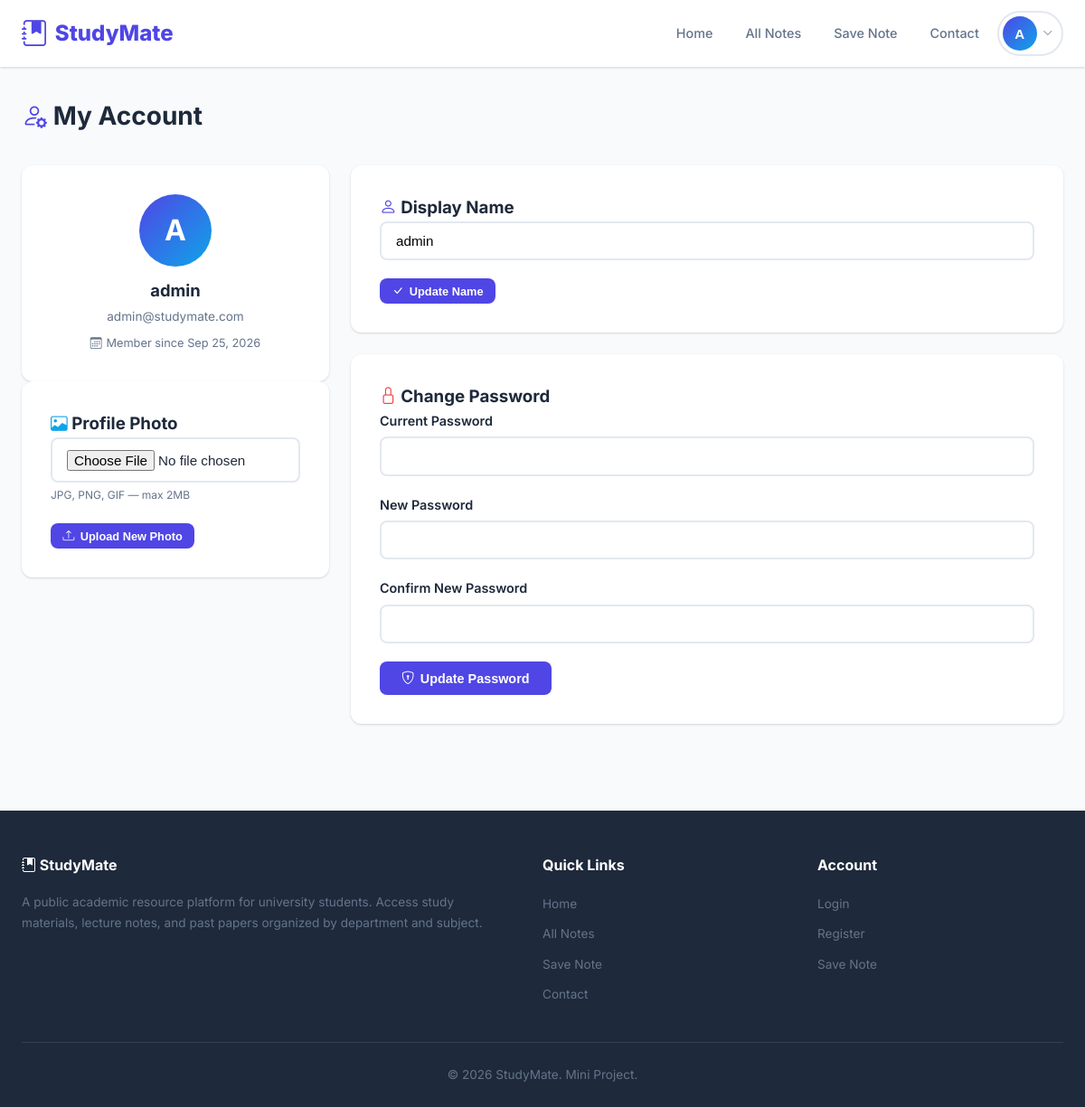
Page /account.php (signed in) on the earlier database version.
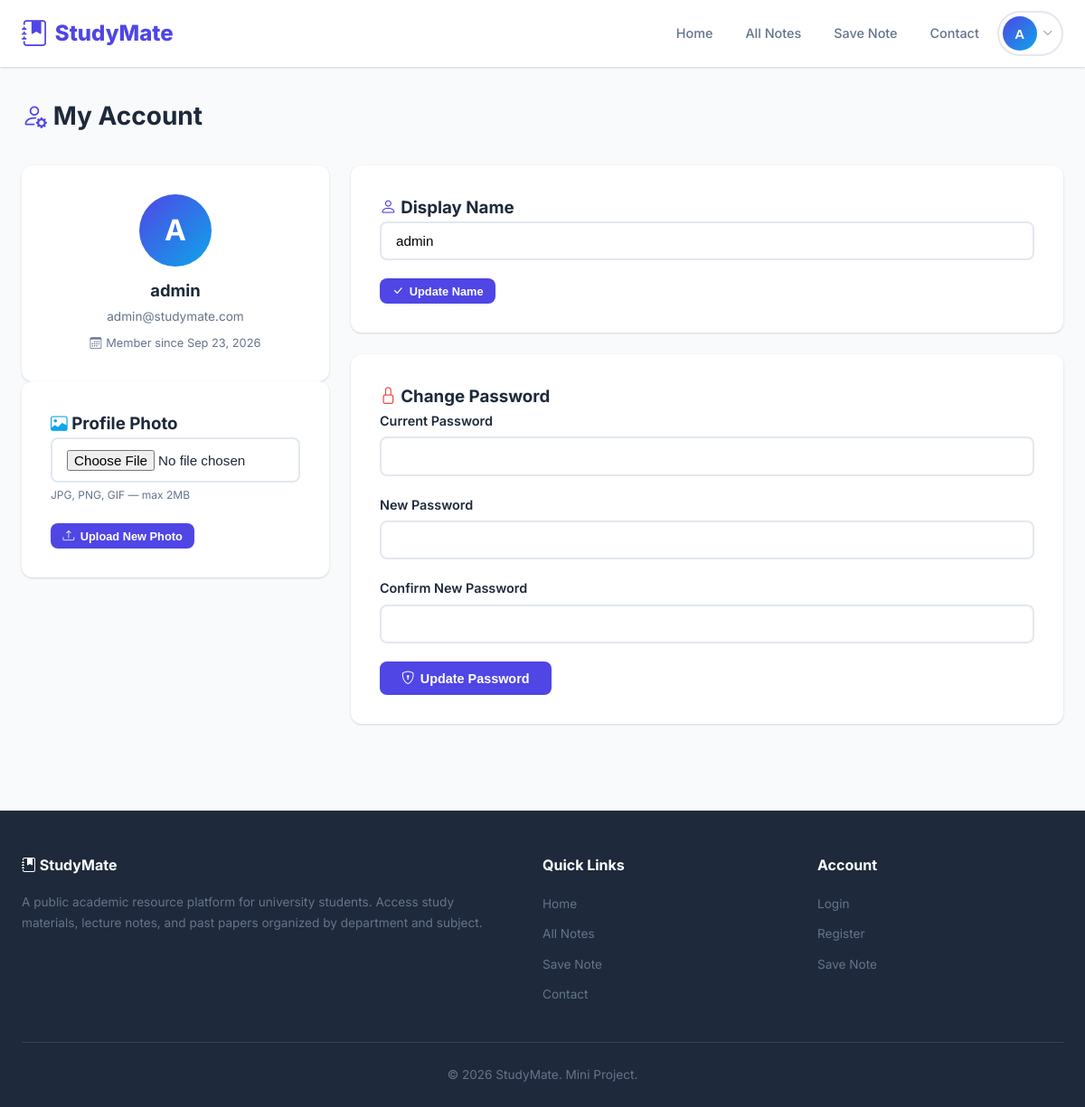
Same page on the later database version.
### tables this page shows
CREATE TABLE users (
    id INT AUTO_INCREMENT PRIMARY KEY,
    username VARCHAR(50) NOT NULL UNIQUE,
    email VARCHAR(100) NOT NULL UNIQUE,
    password VARCHAR(255) NOT NULL,
    role ENUM('admin', 'user') DEFAULT 'user',
    profile_image VARCHAR(255) DEFAULT NULL,
    created_at TIMESTAMP DEFAULT CURRENT_TIMESTAMP
);

### account.php (the view, shortened to what this page needs)
<?php
require_once 'includes/db.php';
$userId = $_SESSION['user_id'];
$user = $conn->prepare("SELECT * FROM users WHERE id = ?");
$user->bind_param("i", $userId);
$user->execute();
$user = $user->get_result()->fetch_assoc();
?>
<!DOCTYPE html>
<html lang="en">
<head>
    <link rel="stylesheet" href="css/style.css?v=<?= filemtime('css/style.css') ?>">
    <link rel="stylesheet" href="https://cdn.jsdelivr.net/npm/bootstrap-icons@1.11.3/font/bootstrap-icons.min.css">
</head>
<body>
<?php include 'includes/navbar.php'; ?>
<div class="page-wrapper">
    <div class="container">
        <div class="page-header">
            <h1><i class="bi bi-person-gear" style="color: var(--primary);"></i> My Account</h1>
        </div>
        <div class="account-grid">
            <div class="account-left">
                <div class="card-box account-profile-card">
                    <div class="account-avatar">
                        <?php if ($user['profile_image'] && file_exists($user['profile_image'])): ?>
                            <img src="<?= htmlspecialchars($user['profile_image']) ?>" alt="">
                        <?php else: ?>
                            <?= strtoupper(substr($user['username'], 0, 1)) ?>
                        <?php endif; ?>
                    </div>
                    <h2><?= htmlspecialchars($user['username']) ?></h2>
                    <span class="account-email"><?= htmlspecialchars($user['email']) ?></span>
                    <span class="account-joined"><i class="bi bi-calendar3"></i> Member since <?= date('M d, Y', strtotime($user['created_at'])) ?></span>
                </div>
                <div class="card-box">
                    <h3><i class="bi bi-image" style="color:var(--secondary);"></i> Profile Photo</h3>
                    <form action="" method="POST" enctype="multipart/form-data" class="account-image-form">
                        <div class="form-group">
                            <input type="file" name="profile_image" class="form-control" accept="image/*" required>
                            <small style="color:var(--gray);font-size:0.75rem;">JPG, PNG, GIF — max 2MB</small>
                        </div>
                        <button type="submit" class="btn btn-primary btn-sm"><i class="bi bi-upload"></i> Upload New Photo</button>
                    </form>
                </div>
            </div>
            <div class="account-right">
                <div class="card-box">
                    <h3><i class="bi bi-person" style="color:var(--primary);"></i> Display Name</h3>
                    <form action="" method="POST" data-validate>
                        <div class="form-group">
                            <input type="text" name="username" class="form-control" value="<?= htmlspecialchars($user['username']) ?>" required minlength="2">
                        </div>
                        <button type="submit" class="btn btn-primary btn-sm"><i class="bi bi-check-lg"></i> Update Name</button>
                    </form>
                </div>
                <div class="card-box">
                    <h3><i class="bi bi-lock" style="color:var(--danger);"></i> Change Password</h3>
                    <form action="" method="POST" data-validate>
                        <div class="form-group">
                            <label>Current Password</label>
                            <input type="password" name="current_password" class="form-control" required>
                        </div>
                        <div class="form-group">
                            <label>New Password</label>
                            <input type="password" name="new_password" class="form-control" required minlength="6">
                        </div>
                        <div class="form-group">
                            <label>Confirm New Password</label>
                            <input type="password" name="confirm_password" class="form-control" required>
                        </div>
                        <button type="submit" class="btn btn-primary"><i class="bi bi-shield-lock"></i> Update Password</button>
                    </form>
                </div>
            </div>
        </div>
    </div>
</div>
<?php include 'includes/footer.php'; ?>
</body>
</html>

Differences in the rows shown:
changed users "admin": created_at "Sep 25, 2026" → "Sep 23, 2026"
